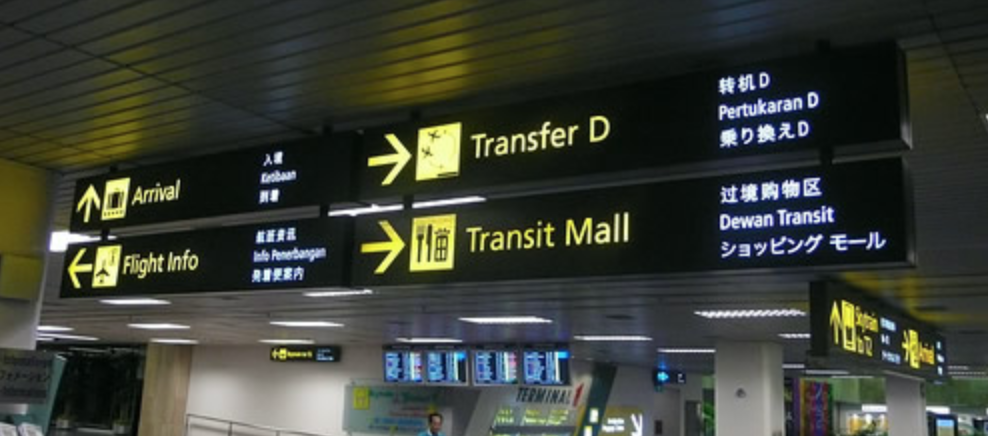
#> input picture img/raw/sign1.png, 988 x 436 px, given in place of crp.png, which was not available
$ jupyter execute --allow-errors KrisGuide.ipynb   (text cells are left out)
#> lines starting #> are read from the running program, lines starting #| are printed output that depends on the picture; pictures that were not available may be replaced by others from this repository, and a replacement may not be noted
[cell 1]
from PIL import Image, ImageFilter, ImageEnhance
from IPython.display import Image as displayImage
from IPython.display import display
import cv2
import numpy as np
from matplotlib import pyplot as plt
import imutils
import boto3

selected = 'sign2'
url = 'img/raw/'+selected+'.png'

#> (the rest of this cell did not finish here and is left out)

[cell 2]
import json

#> (the rest of this cell did not finish here and is left out)

[cell 3]
img = cv2.imread('img/processed/crp.png',0)#image selected
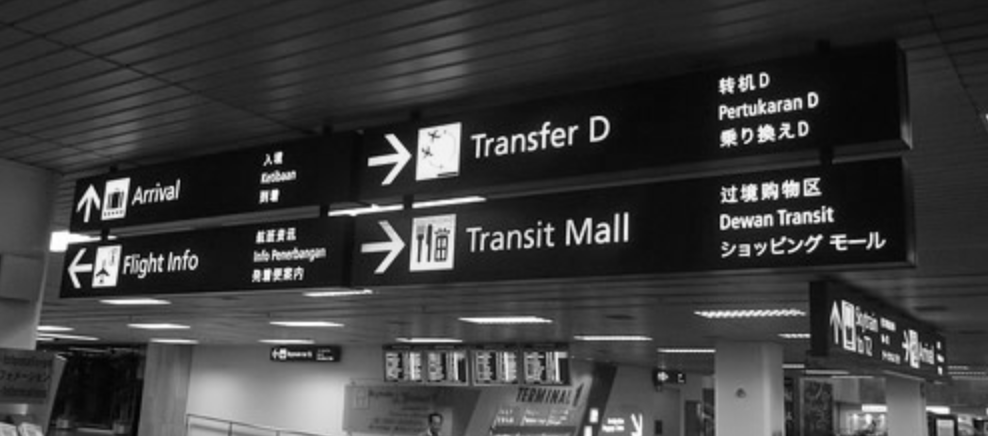
#> img: shape (436, 988); min 1, max 254, mean 60.6
imgCol = cv2.imread('img/processed/crp.png')#image selected
#> imgCol is the input picture: shape (436, 988, 3); mean B, G, R 54.6, 63.4, 59.3
imgCpy = img

hist,bins = np.histogram(img.flatten(),256,[0,256])
#> hist = 256 values, max 8109 at index 43, min 0 at index 0, mean 1682.7; bins = 257 values from 0 to 256
cdf = hist.cumsum()
#> cdf = 256 values from 0 to 430768
cdf_normalized = cdf * hist.max()/ cdf.max()
#> cdf_normalized = 256 values from 0 to 8109

plt.subplot(1,2,1)
#> (this line was passed over: IPython is not available in this run)
plt.plot(cdf_normalized, color = 'b')
#> (this line was passed over: IPython is not available in this run)
plt.hist(img.flatten(),256,[0,256], color = 'r')
#> (this line was passed over: IPython is not available in this run)
plt.xlim([0,256])
#> (this line was passed over: IPython is not available in this run)
plt.legend(('cdf','histogram'), loc = 'upper left')
#> (this line was passed over: IPython is not available in this run)
plt.title("Original")
#> (this line was passed over: IPython is not available in this run)

cdf_m = np.ma.masked_equal(cdf,0)
cdf_m = (cdf_m - cdf_m.min())*255/(cdf_m.max()-cdf_m.min())
cdf = np.ma.filled(cdf_m,0).astype('uint8')
#> cdf = 256 values from 0 to 255
equ = cv2.equalizeHist(imgCpy)
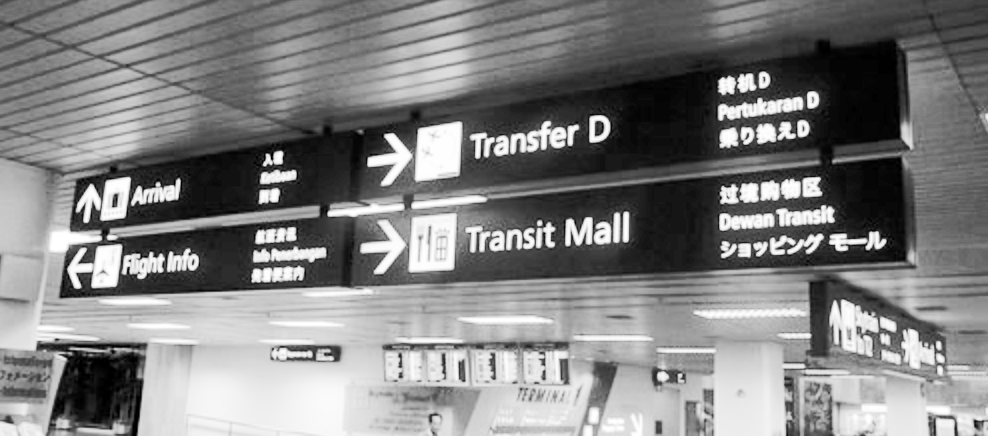
#> equ: shape (436, 988); min 0, max 255, mean 128.8
cdf_normalized = cdf * hist.max()/ cdf.max()
#> cdf_normalized = 256 values, max 255.5 at index 81, min 0 at index 0, mean 124.6

plt.subplot(1,2,2)
#> (this line was passed over: IPython is not available in this run)
plt.plot(cdf_normalized, color = 'b')
plt.hist(equ.flatten(),256,[0,256], color = 'r')
plt.xlim([0,256])
plt.legend(('cdf','histogram'), loc = 'upper left')
plt.title("Normalised")
plt.show()
cv2.imwrite('img/processed/equ.png',equ)

##############################
equ = cv2.medianBlur(equ,3)
cv2.imwrite('img/processed/equ.png',equ)

display(displayImage('img/processed/equ.png'))


thr_val = 135
ret, thr = cv2.threshold(equ, thr_val, 255, cv2.THRESH_BINARY)
#thr = cv2.adaptiveThreshold(equ,255,cv2.ADAPTIVE_THRESH_GAUSSIAN_C, cv2.THRESH_BINARY,11,5)
cv2.imwrite('img/processed/thr.png',thr)

neg = 255-thr
cv2.imwrite('img/processed/neg.png', neg)

kernel = np.ones((2,2), np.uint8)
neg = cv2.erode(neg,kernel,iterations = 1)
cv2.imwrite('img/processed/neg.png', neg)

kernel = np.ones((5,5), np.uint8)
dil = cv2.dilate(neg, kernel, iterations=1)
cv2.imwrite('img/processed/dil.png', dil)
kernel = np.ones((3,3), np.uint8)
ero = cv2.erode(dil,kernel,iterations = 1)
cv2.imwrite('img/processed/ero.png', ero)


#display(displayImage('img/processed/equ.png', height=50, unconfined=True))
display(displayImage('img/processed/ero.png'))

$ run again, on img/raw/sign3.png
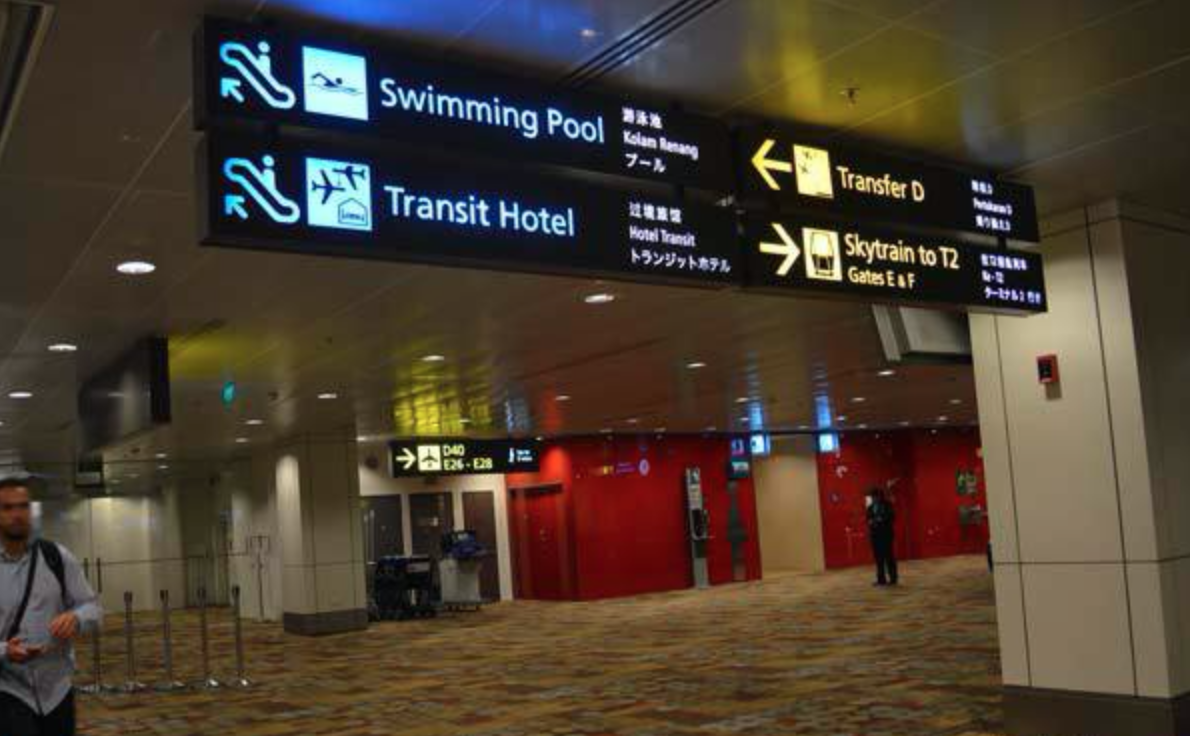
#> input picture img/raw/sign3.png, 1190 x 736 px, given in place of crp.png, which was not available
#> `img = cv2.imread('img/processed/crp.png',0)#image selected`:
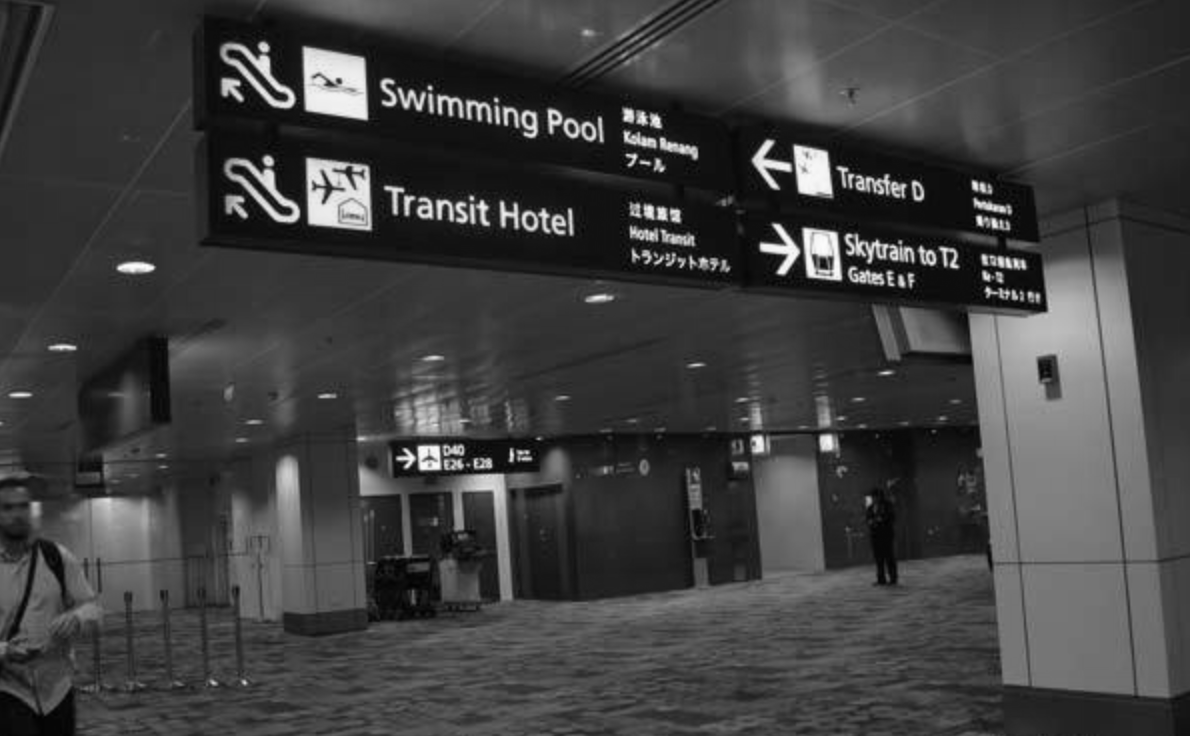
#> img: shape (736, 1190); min 1, max 252, mean 63.9
#> imgCol is the input picture: shape (736, 1190, 3); mean B, G, R 48.9, 62.2, 74.6
#> hist = 256 values, max 21388 at index 47, min 0 at index 0, mean 3421.2; bins = 257 values from 0 to 256
#> `cdf = hist.cumsum()`: cdf = 256 values from 0 to 875840
#> `cdf_normalized = cdf * hist.max()/ cdf.max()`: cdf_normalized = 256 values from 0 to 21388
#> `cdf = np.ma.filled(cdf_m,0).astype('uint8')`: cdf = 256 values from 0 to 255
#> `equ = cv2.equalizeHist(imgCpy)`:
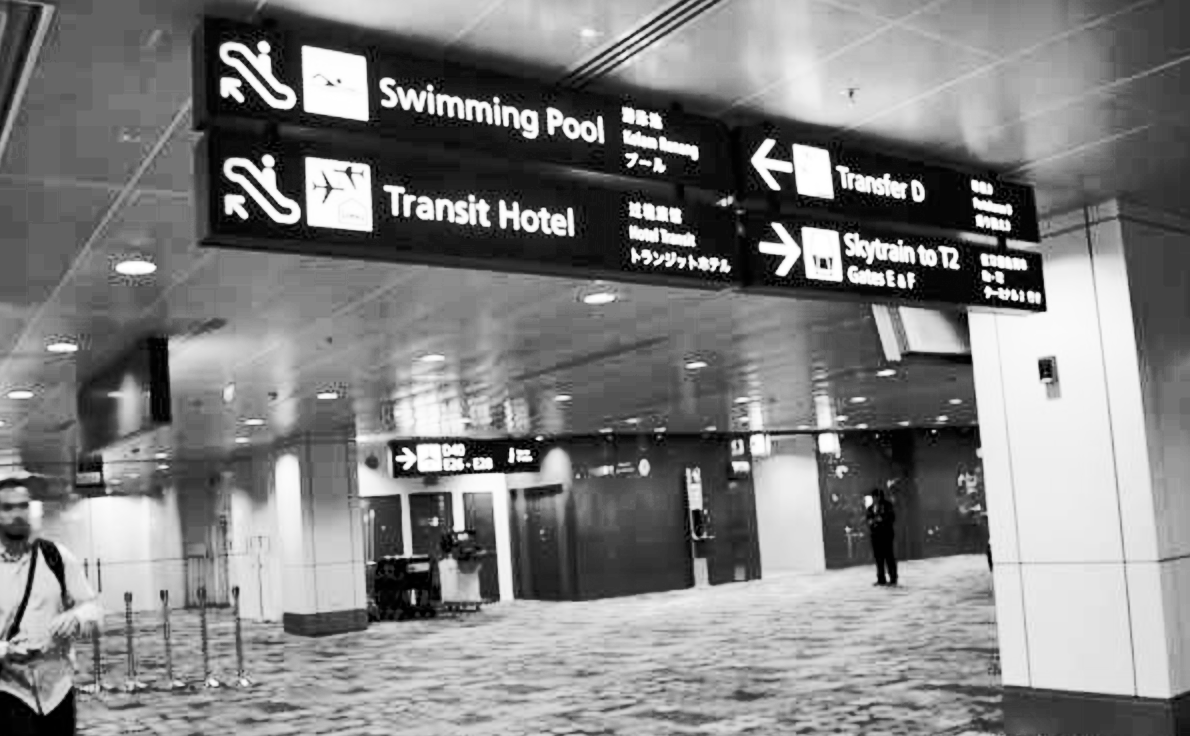
#> equ: shape (736, 1190); min 0, max 255, mean 128.7
#> `cdf_normalized = cdf * hist.max()/ cdf.max()`: cdf_normalized = 256 values, max 256.7 at index 133, min 0 at index 0, mean 140.9
